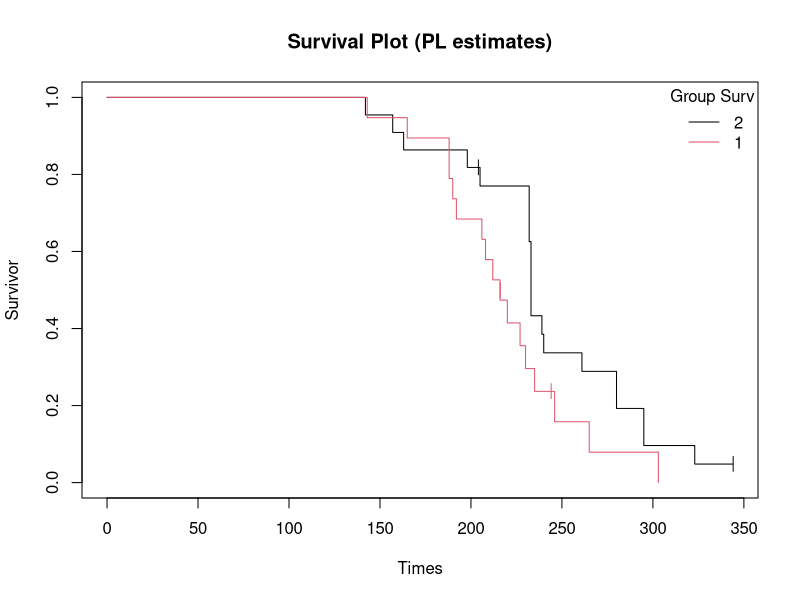
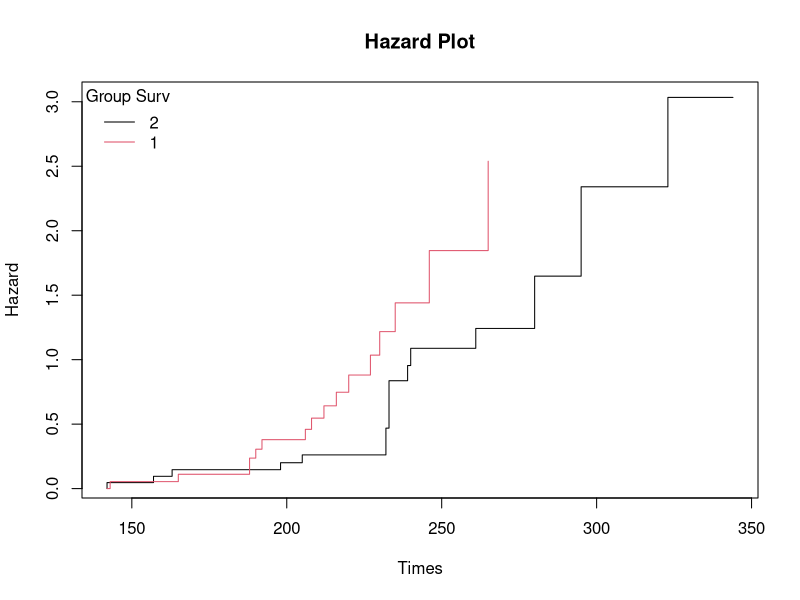
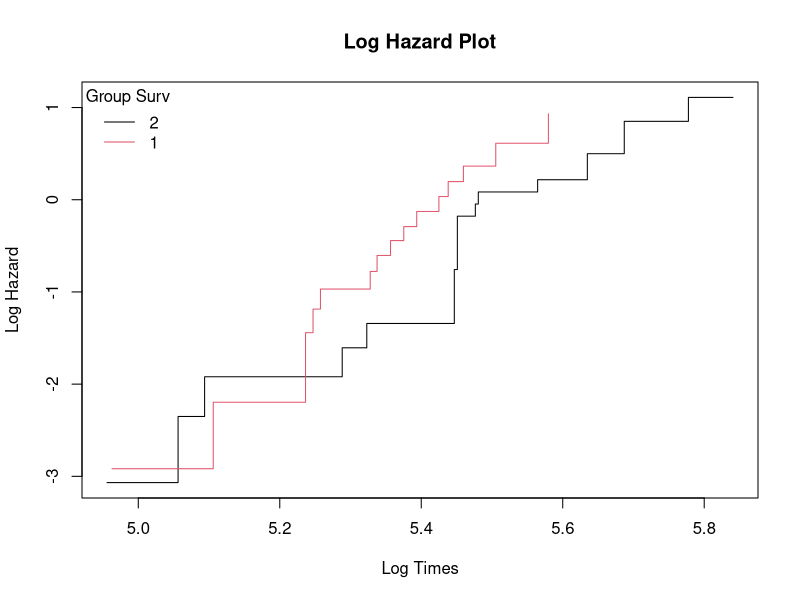
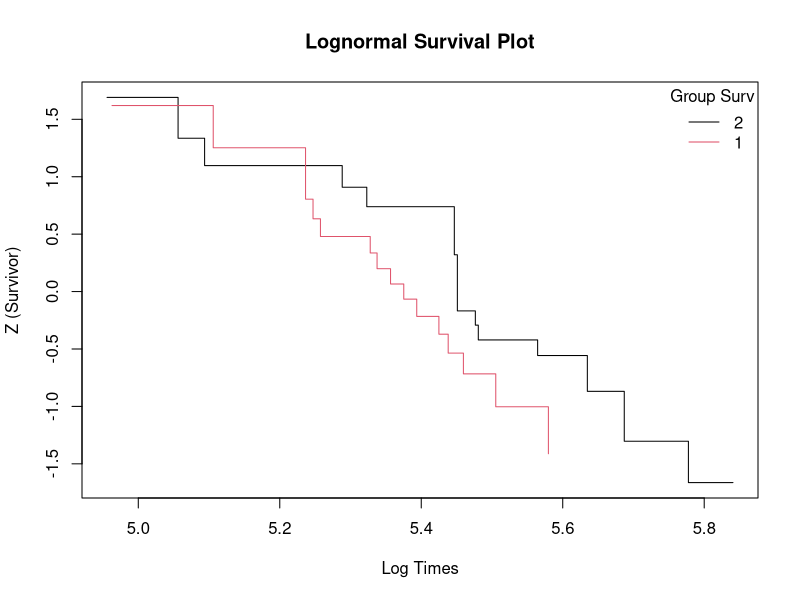
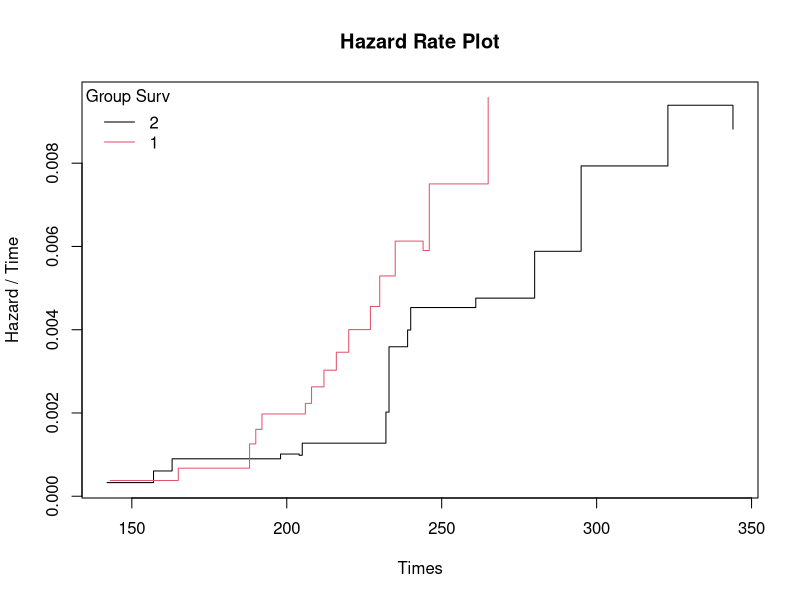

The R script that drew these images, in order:
# Kaplan-Meier survival estimates: the StatsDirect help example (a hypothetical study
# of death from cancer in two groups of rats given different pre-treatments; the test
# workbook's Survival worksheet columns Group Surv, Time Surv and Censor Surv) in R
library(survival)
group <- c(2, 1, 2, 2, 1, 1, 1, 1, 1, 2, 2, 2, 1, 1, 1, 1, 1, 1, 1, 1, 2, 2, 2, 2, 2,
           2, 2, 1, 2, 2, 1, 1, 2, 1, 2, 2, 2, 2, 1, 2, 2)
time <- c(142, 143, 157, 163, 165, 188, 188, 190, 192, 198, 204, 205, 206, 208, 212,
          216, 216, 220, 227, 230, 232, 232, 232, 233, 233, 233, 233, 235, 239, 240,
          244, 246, 261, 265, 280, 280, 295, 295, 303, 323, 344)
event <- c(1, 1, 1, 1, 1, 1, 1, 1, 1, 1, 0, 1, 1, 1, 1, 0, 1, 1, 1, 1, 1, 1, 1, 1, 1,
           1, 1, 1, 1, 1, 0, 1, 1, 1, 1, 1, 1, 1, 1, 1, 0)   # 1 = death, 0 = censored

# The groups in the order in which they first occur, as StatsDirect lists them
g <- factor(group, levels = unique(group))

# R's standard estimate: survfit gives the product limit estimate of S with Greenwood's
# variance. conf.type = "plain" makes its limits S +/- z SE(S), the scale on which the
# Brookmeyer-Crowley interval for the median is set (R's default is the log scale).
# print(fit) gives the median, the Brookmeyer-Crowley limits for it and, with
# rmean = "individual", the mean survival time restricted to each group's own longest
# time, as in the report.
fit <- survfit(Surv(time, event) ~ g, conf.type = "plain")
print(fit, rmean = "individual")
print(summary(fit, censored = TRUE))

# The report's tables: every distinct time, with the cumulative hazard H = -ln(S)
# (Peterson) and its standard error from Greenwood's sum, which is SE(S) / S
six <- function(x) formatC(x, digits = 6, format = "f", drop0trailing = TRUE)
z <- qnorm(0.975)
s <- summary(fit, censored = TRUE)
H <- log(1 / s$surv)
means <- summary(fit, rmean = "individual")$table
for (k in levels(s$strata)) {
  i <- s$strata == k
  t <- s$time[i]
  n <- s$n.risk[i]
  d <- s$n.event[i]
  S <- s$surv[i]
  seS <- s$std.err[i]
  seH <- sqrt(cumsum(d / (n * (n - d))))   # infinite once S reaches 0
  cat("\nGroup Surv =", sub("^g=", "", k), "\n")
  print(data.frame(Time = t, "At risk" = n, Dead = d, Censored = s$n.censor[i],
                   S = six(S), "SE(S)" = ifelse(S > 0, six(seS), "*"),
                   H = ifelse(S > 0, six(H[i]), "infinity"),
                   "SE(H)" = ifelse(S > 0, six(seH), "*"), check.names = FALSE),
        row.names = FALSE)

  # The median: the first time at which S is 0.5 or below. Where S is exactly 0.5 from
  # that time to the next death time, the median is the midpoint of the two times (this
  # example has no run of S exactly 0.5)
  m <- which(S <= 0.5)[1]
  med <- means[k, "median"]
  # (a group whose S never falls to 0.5 has no median; the two intervals below need one)
  cat("Median survival time =", med, "\n")

  # Andersen's interval: the median +/- z SE(S at the median) / f, where f estimates the
  # density of the survival times at the median by the slope of S between the last time
  # with S >= 0.5 + 0.05 and the first time with S <= 0.5 - 0.05 (the margin of 0.05
  # is the same at every confidence level)
  hi <- max(which(S >= 0.55))
  lo <- min(which(S <= 0.45))
  f <- (S[hi] - S[lo]) / (t[lo] - t[hi])
  cat("Andersen 95% CI for median survival time =", six(med - z * seS[m] / f), "to",
      six(med + z * seS[m] / f), "\n")

  # Brookmeyer-Crowley: the first times at which the lower and the upper confidence
  # limits of S are 0.5 or below. The times from the lower limit up to the upper are
  # those whose S is within z standard errors of 0.5, so the interval runs up to the
  # death time that follows the last of them. NA is a limit that the data do not
  # reach, which the report prints as infinity
  bc <- means[k, c("0.95LCL", "0.95UCL")]
  cat("Brookmeyer-Crowley 95% CI for median survival time =", bc[1], "to", bc[2], "\n")

  # The mean survival time (the area under S up to the longest time), with the
  # standard error R gives it multiplied by sqrt(m / (m - 1)) for m deaths, the
  # correction of Hosmer and Lemeshow (1999) that StatsDirect applies
  deaths <- means[k, "events"]   # the factor needs at least two deaths
  mu <- means[k, "rmean"]
  se <- means[k, "se(rmean)"] * sqrt(deaths / (deaths - 1))
  last_death <- max(t[d > 0])
  lim <- ""
  if (max(t) > last_death) lim <- sprintf("[limit: %s on %s] ", max(t), last_death)
  cat(sprintf("Mean survival time (95%% CI) %s= %s (%s to %s)\n", lim, six(mu),
              six(mu - z * se), six(mu + z * se)))
}

# The survival plot that follows in the report, with a tick at each censored time
plot(fit, mark.time = TRUE, pch = "|", col = 1:2, xlab = "Times", ylab = "Survivor",
     main = "Survival Plot (PL estimates)")
legend("topright", levels(g), col = 1:2, lty = 1, title = "Group Surv", bty = "n")

# The hazard plots: each group's H against time as a step function, then the plots
# whose straight line would indicate a Weibull (log H against log time), log-normal
# (z(S) against log time) or linear hazard rate (H / t against time) distribution.
# Rows where H is infinite, or where the transform is undefined, are left out. The
# hazard plot starts at H = 0 on the left of the axis, as StatsDirect draws it.
km_plot <- function(x, y, keep, xlab, ylab, main, where = "topleft", from = NULL) {
  x <- split(x[keep], s$strata[keep])
  y <- split(y[keep], s$strata[keep])
  plot(range(unlist(x)), range(unlist(y)), type = "n", xlab = xlab, ylab = ylab,
       main = main)
  for (k in seq_along(x)) {
    if (is.null(from)) lines(x[[k]], y[[k]], type = "s", col = k)
    else lines(c(min(unlist(x)), x[[k]]), c(from, y[[k]]), type = "s", col = k)
  }
  legend(where, levels(g), col = seq_along(x), lty = 1, title = "Group Surv", bty = "n")
}
km_plot(s$time, H, is.finite(H), "Times", "Hazard", "Hazard Plot", from = 0)
km_plot(log(s$time), log(H), is.finite(H) & H > 0, "Log Times", "Log Hazard",
        "Log Hazard Plot")
km_plot(log(s$time), qnorm(s$surv), is.finite(qnorm(s$surv)), "Log Times",
        "Z (Survivor)", "Lognormal Survival Plot", "topright")
km_plot(s$time, H / s$time, is.finite(H), "Times", "Hazard / Time", "Hazard Rate Plot")
